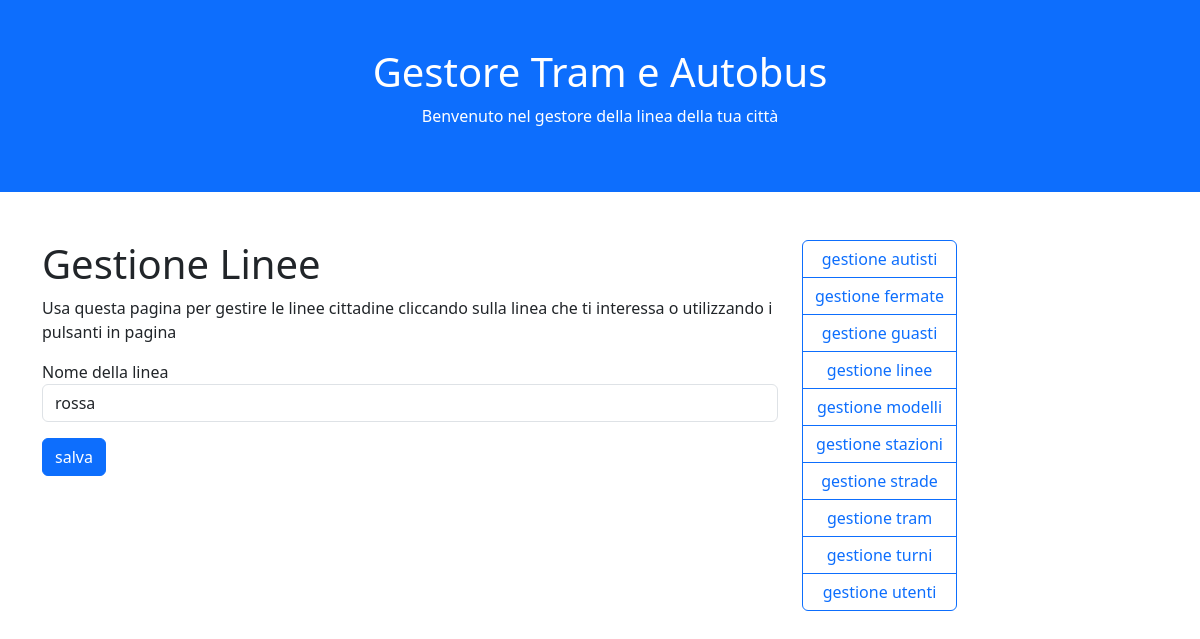
The page /Tram/linee.php?azione=modifica&id=1 on the database as committed earlier.
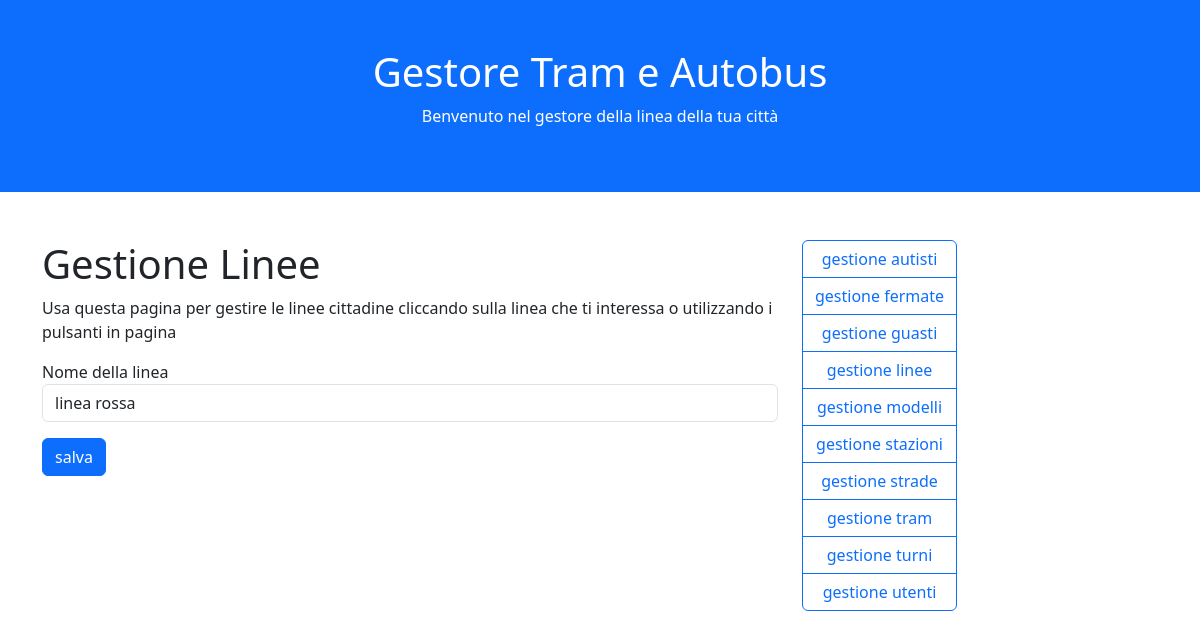
The same page on the database as committed later.
### tables this page shows
CREATE TABLE linee (
    idlinea integer primary key autoincrement,
    linea text
);

### Tram/funzioni.php (called while the page is built, shortened)
<?php
	function EseguiDB($sql, $salva = false){
		$dbcon = new SQLite3(NOMEDB);
			$dati = $dbcon->query($sql);
		return $dati;
	}

### Tram/linee.php (the view, shortened to what this page needs)
<?php include("parti/head.php"); ?>
	<h1>Gestione Linee</h1>
	<p>Usa questa pagina per gestire le linee cittadine
		cliccando sulla linea che ti interessa o utilizzando
		i pulsanti in pagina</p>
	<?php
			include("funzioni.php");
			switch($_GET["azione"]){
						?>
						<?php
				case "modifica":
					if(empty($_POST)){
						$dati = EseguiDB("SELECT * FROM linee WHERE idlinea=".intval($_GET["id"]));
						$riga = $dati->fetchArray();
						?>
						<form method="post">
							<p class="form-group">
								<label for="linea">Nome della linea</label>
								<input id="linea" name="nome" value="<?php echo addslashes($riga["linea"]); ?>" class="form-control" />
							</p>
							<button class="btn btn-primary">salva</button>
						</form>
						<?php
					} else {
						EseguiDB("UPDATE linee
									SET linea='".addslashes($_POST["nome"])."'
									WHERE idlinea=".intval($_GET["id"]));
						Messaggio("Linea modificata con successo!", "?azione=lista");
					}
					break;
			}
	?>
<?php include("parti/foot.php"); ?>

Rows that differ between the two databases and show on the page:
changed linee: nome "rossa" → "linea rossa"
